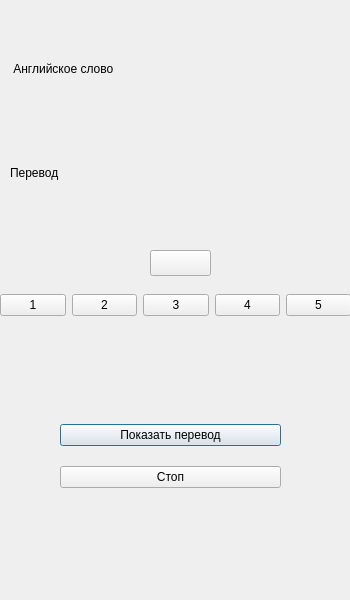
<?xml version="1.0" encoding="UTF-8"?>
<ui version="4.0">
 <class>cardsui</class>
 <widget class="QDialog" name="cardsui">
  <property name="geometry">
   <rect>
    <x>0</x>
    <y>0</y>
    <width>350</width>
    <height>600</height>
   </rect>
  </property>
  <property name="windowTitle">
   <string>Dialog</string>
  </property>
  <widget class="QWidget" name="layoutWidget">
   <property name="geometry">
    <rect>
     <x>10</x>
     <y>20</y>
     <width>331</width>
     <height>201</height>
    </rect>
   </property>
   <layout class="QVBoxLayout" name="verticalLayout">
    <item>
     <widget class="QLabel" name="lbl_eng">
      <property name="text">
       <string> Английское слово</string>
      </property>
     </widget>
    </item>
    <item>
     <widget class="QLabel" name="lbl_ru">
      <property name="text">
       <string>Перевод</string>
      </property>
     </widget>
    </item>
   </layout>
  </widget>
  <widget class="QLabel" name="lbl_error">
   <property name="geometry">
    <rect>
     <x>10</x>
     <y>350</y>
     <width>341</width>
     <height>51</height>
    </rect>
   </property>
   <property name="text">
    <string>&lt;html&gt;&lt;head/&gt;&lt;body&gt;&lt;p&gt;&lt;br/&gt;&lt;/p&gt;&lt;/body&gt;&lt;/html&gt;</string>
   </property>
  </widget>
  <widget class="QWidget" name="layoutWidget">
   <property name="geometry">
    <rect>
     <x>60</x>
     <y>410</y>
     <width>221</width>
     <height>92</height>
    </rect>
   </property>
   <layout class="QVBoxLayout" name="verticalLayout_2">
    <item>
     <widget class="QPushButton" name="pb_translate">
      <property name="text">
       <string>Показать перевод</string>
      </property>
     </widget>
    </item>
    <item>
     <widget class="QPushButton" name="pb_stop">
      <property name="text">
       <string>Стоп</string>
      </property>
     </widget>
    </item>
   </layout>
  </widget>
  <widget class="QWidget" name="layoutWidget">
   <property name="geometry">
    <rect>
     <x>0</x>
     <y>290</y>
     <width>351</width>
     <height>31</height>
    </rect>
   </property>
   <layout class="QHBoxLayout" name="horizontalLayout_2">
    <item>
     <widget class="QPushButton" name="pb_sr_1">
      <property name="text">
       <string>1</string>
      </property>
     </widget>
    </item>
    <item>
     <widget class="QPushButton" name="pb_sr_2">
      <property name="text">
       <string>2</string>
      </property>
     </widget>
    </item>
    <item>
     <widget class="QPushButton" name="pb_sr_3">
      <property name="text">
       <string>3</string>
      </property>
     </widget>
    </item>
    <item>
     <widget class="QPushButton" name="pb_sr_4">
      <property name="text">
       <string>4</string>
      </property>
     </widget>
    </item>
    <item>
     <widget class="QPushButton" name="pb_sr_5">
      <property name="text">
       <string>5</string>
      </property>
     </widget>
    </item>
   </layout>
  </widget>
  <widget class="QPushButton" name="pushButton">
   <property name="geometry">
    <rect>
     <x>150</x>
     <y>250</y>
     <width>61</width>
     <height>26</height>
    </rect>
   </property>
   <property name="text">
    <string/>
   </property>
   <property name="icon">
    <iconset resource="../resource.qrc">
     <normaloff>:/resources/images/icon_voice_on.png</normaloff>:/resources/images/icon_voice_on.png</iconset>
   </property>
  </widget>
 </widget>
 <resources>
  <include location="../resource.qrc"/>
 </resources>
 <connections/>
</ui>
